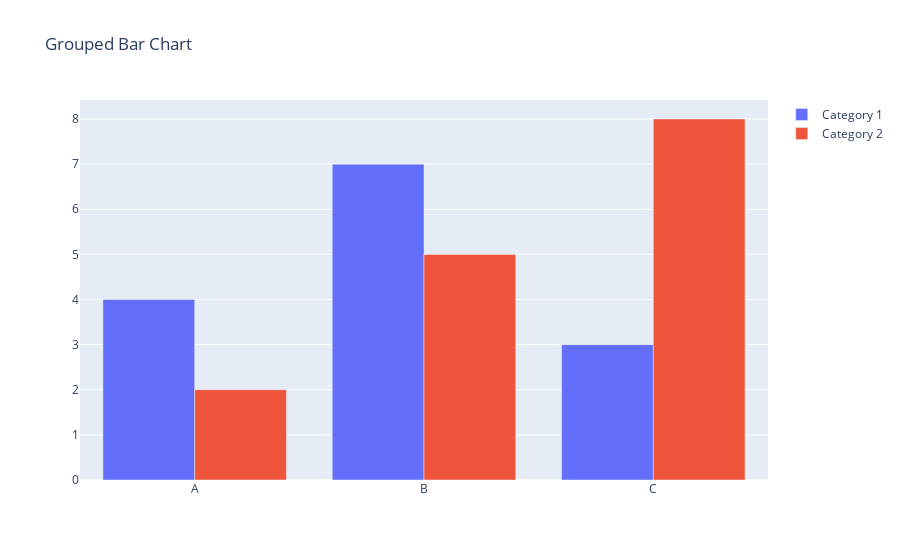

This figure's notebook cell:
### Code cell
fig = go.Figure(data=[
    go.Bar(name='Category 1', x=['A', 'B', 'C'], y=[4, 7, 3]),
    go.Bar(name='Category 2', x=['A', 'B', 'C'], y=[2, 5, 8])
])

fig.update_layout(barmode='group', title='Grouped Bar Chart')
fig.show()

### Figure 1 — Plotly figure (JSON) as saved in the notebook; plotly's stock layout.template omitted (floating-point values rounded to 4 significant figures)
{"data": [{"name": "Category 1", "type": "bar", "x": ["A", "B", "C"], "y": [4, 7, 3]}, {"name": "Category 2", "type": "bar", "x": ["A", "B", "C"], "y": [2, 5, 8]}], "layout": {"barmode": "group", "title": {"text": "Grouped Bar Chart"}}}
